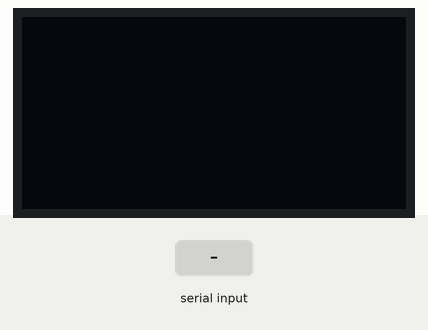
A sketch run on a simulated Teensy 3. Shown: 128×64 one-colour display. The inputs (shaded band) are chosen by the test bench.

Above: at 1.2 s.
1.3 s: "1\n" received over the second serial link
2.8 s: "0\n" received over the second serial link
At 4.0 s:
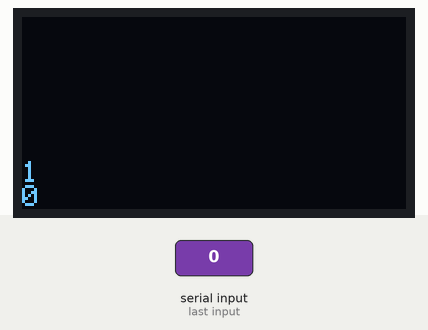
4.3 s: "2\n" received over the second serial link
At 4.9 s:
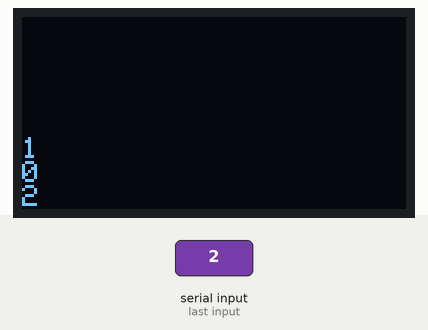
Timing chart, 0 to 7.3 s (numbered marks = the images above; inputs shaded):
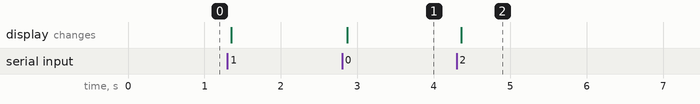

Measured:
- after the input at 2.8 s, the display: changes after 0.07 s (image 1)
- after the input at 4.3 s, the display: changes after 0.06 s (image 2)

The sketch:

src_gps_serial_monitor_oled.ino
```cpp
//oled
#include <SPI.h>
#include <Adafruit_GFX.h>
#include <Adafruit_SSD1306.h>
#define OLED_RESET  4
#define OLED_DC     5
#define OLED_CS     6
Adafruit_SSD1306 * __display;
//  --> to use alternative pins for SPI + using H/W spi for comm. to display.
//  --> setup pins first and create obj.
//  --> then, we need to do actual construction in setup().

void setup() {
  Serial1.begin(9600);

  //oled
  SPI.setMOSI(7);
  SPI.setSCK(14);
  __display = new Adafruit_SSD1306(128, 64, &SPI, OLED_DC, OLED_RESET, OLED_CS, 40000000UL);

  //oled
  __display->begin(SSD1306_SWITCHCAPVCC);
  // by default, we'll generate the high voltage from the 3.3v line internally! (neat!)
  // --> https://cdn-shop.adafruit.com/datasheets/SSD1306.pdf --> page 62 --> 2 Charge Pump Regulator

  //clear oled screen
  __display->clearDisplay();
  __display->display();
}

static const int letters_max = 21;
static const int lines_max = 8;
String lines[lines_max] = {"", };
int line_pointer = 0;

void loop() {

  //keep tracking 'lines'

  //keep tracking a single line
  static char line_buf[letters_max] = "";
  static int letter_pointer = 0;
  if (Serial1.available()) {
    //read 1 char.
    char c = Serial1.read();
    //'is line completed?'
    if (c == '\n') {
      //we've got a 'full' line!
      //push this line to the 'lines' buffer
      //additional 'selector'
      // if (String(line_buf).substring(0, 6) == "$GPGGA") {
      lines[line_pointer] = String(line_buf);
      line_pointer++;
      if (line_pointer >= lines_max) {
        line_pointer = 0;
      }
      // }
      //clear the 'line' buffer.
      strcpy(line_buf, "");
      //and start from first letter.
      letter_pointer = 0;
    } else {
      //collect more...
      if (letter_pointer < letters_max) { //a truncation effect.
        line_buf[letter_pointer] = c;
      }
      letter_pointer++;
    }
  }

  // basic timing.. --> 10ms update rate.
  static elapsedMillis msec = 0;
  if (msec > 10) {
    msec = 0;

    //oled
    __display->clearDisplay();
    __display->setFont();
    __display->setTextSize(1);
    __display->setTextColor(WHITE);
    __display->setCursor(0,0);
    //8 ---> 1
    for (int idx = 0; idx < lines_max; idx++) {
      //a scrolling effect?
      __display->println(lines[(idx + line_pointer) % lines_max]);
    }
    //splash!
    __display->display();
  }
}
```
